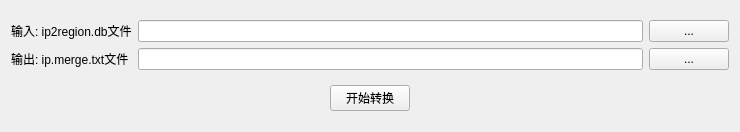
<?xml version="1.0" encoding="UTF-8"?>
<ui version="4.0">
 <class>DbToTxtForm</class>
 <widget class="QWidget" name="DbToTxtForm">
  <property name="geometry">
   <rect>
    <x>0</x>
    <y>0</y>
    <width>740</width>
    <height>132</height>
   </rect>
  </property>
  <property name="windowTitle">
   <string>Form</string>
  </property>
  <layout class="QVBoxLayout" name="verticalLayout_4">
   <item>
    <layout class="QHBoxLayout" name="horizontalLayout">
     <item>
      <layout class="QVBoxLayout" name="verticalLayout">
       <item>
        <widget class="QLabel" name="label_selectDb">
         <property name="text">
          <string>输入: ip2region.db文件</string>
         </property>
        </widget>
       </item>
       <item>
        <widget class="QLabel" name="label_selectTxt">
         <property name="text">
          <string>输出: ip.merge.txt文件</string>
         </property>
        </widget>
       </item>
      </layout>
     </item>
     <item>
      <layout class="QVBoxLayout" name="verticalLayout_2">
       <item>
        <widget class="QLineEdit" name="lineEdit_selectDb"/>
       </item>
       <item>
        <widget class="QLineEdit" name="lineEdit_selectTxt"/>
       </item>
      </layout>
     </item>
     <item>
      <layout class="QVBoxLayout" name="verticalLayout_3">
       <item>
        <widget class="QPushButton" name="pushButton_selectDb">
         <property name="text">
          <string>...</string>
         </property>
        </widget>
       </item>
       <item>
        <widget class="QPushButton" name="pushButton_selectTxt">
         <property name="text">
          <string>...</string>
         </property>
        </widget>
       </item>
      </layout>
     </item>
    </layout>
   </item>
   <item>
    <layout class="QHBoxLayout" name="horizontalLayout_2">
     <item>
      <spacer name="horizontalSpacer">
       <property name="orientation">
        <enum>Qt::Horizontal</enum>
       </property>
       <property name="sizeHint" stdset="0">
        <size>
         <width>40</width>
         <height>20</height>
        </size>
       </property>
      </spacer>
     </item>
     <item>
      <widget class="QPushButton" name="pushButton_startConvert">
       <property name="text">
        <string>开始转换</string>
       </property>
      </widget>
     </item>
     <item>
      <spacer name="horizontalSpacer_2">
       <property name="orientation">
        <enum>Qt::Horizontal</enum>
       </property>
       <property name="sizeHint" stdset="0">
        <size>
         <width>40</width>
         <height>20</height>
        </size>
       </property>
      </spacer>
     </item>
    </layout>
   </item>
  </layout>
 </widget>
 <resources/>
 <connections/>
</ui>
